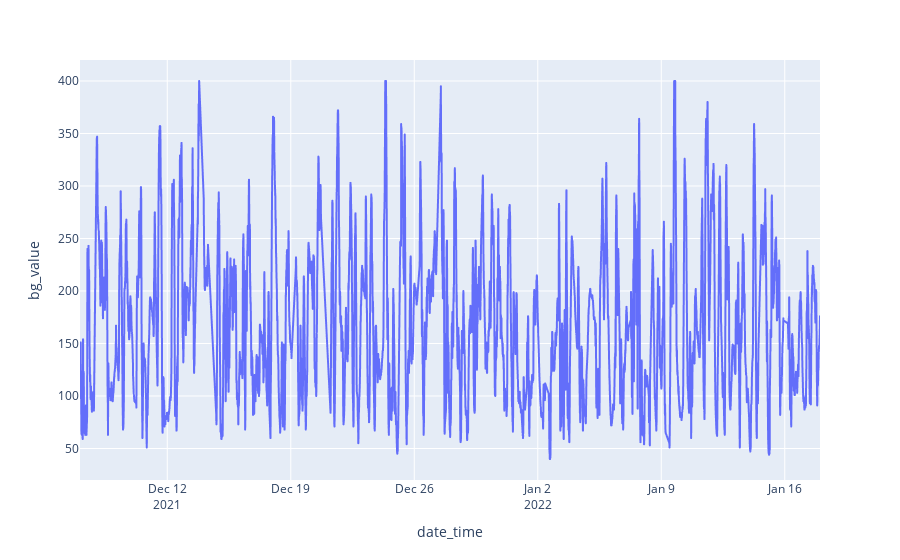

The cell this chart's notebook holds for it:
### Code cell
import plotly.express as px

fig = px.line(tsfresh_df, x='date_time', y="bg_value")
fig.show()

### Figure 1 — Plotly figure (JSON) as saved in the notebook; plotly's stock layout.template omitted (floating-point values rounded to 4 significant figures; data arrays with more than 128 entries replaced by an {"elided": "..."} marker saying what was removed)
{"data": [{"hovertemplate": "date_time=%{x}<br>bg_value=%{y}<extra></extra>", "legendgroup": "", "line": {"color": "#636efa", "dash": "solid"}, "marker": {"symbol": "circle"}, "mode": "lines", "name": "", "showlegend": false, "type": "scattergl", "x": {"elided": "10796 str values"}, "xaxis": "x", "y": {"elided": "10796 int values"}, "yaxis": "y"}], "layout": {"legend": {"tracegroupgap": 0}, "margin": {"t": 60}, "xaxis": {"anchor": "y", "autorange": true, "domain": [0, 1], "range": ["2021-12-07 01:17", "2022-01-17 23:56"], "title": {"text": "date_time"}, "type": "date"}, "yaxis": {"anchor": "x", "autorange": true, "domain": [0, 1], "range": [20, 420], "title": {"text": "bg_value"}, "type": "linear"}}}
